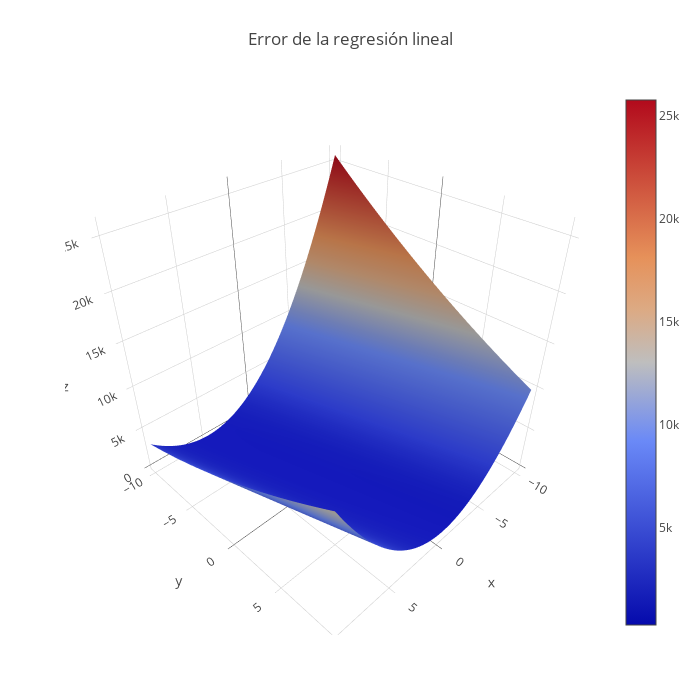

Notebook source saved alongside this figure:
### Markdown cell above
## Representación gráfica

### Code cell
import numpy as np
import plotly.plotly as py
import plotly.graph_objs as go
import plotly


# The grid
m = np.arange(-10, 10, 0.1)
b = np.arange(-10, 10, 0.1)
M, B = np.meshgrid(m, b)

mu, sigma = 0, 1 # mean and standard deviation
noise = np.random.normal(mu, sigma, 10)

X = np.random.rand(10)*5
Y = 2*X + 1 + noise  # m=2, b=1

loss = 0
for x, y in zip(X, Y):
    loss += np.power(((M*x + B) - y), 2)

plotly.offline.init_notebook_mode(connected=True)

data = go.Surface(
        opacity=1,
        x = m,
        y = b,
        z = loss
    )

layout = go.Layout(
    title='Error de la regresión lineal',
    autosize=False,
    width=700,
    height=700,
    margin=dict(
        l=65,
        r=50,
        b=65,
        t=90
    )
)

fig = go.Figure(data=[data], layout=layout)
plotly.offline.iplot(fig)

### Figure 1 — Plotly figure (JSON) as saved in the notebook; plotly's stock layout.template omitted (floating-point values rounded to 4 significant figures; data arrays with more than 128 entries replaced by an {"elided": "..."} marker saying what was removed)
{"data": [{"opacity": 1, "type": "surface", "uid": "1b0772cc-e72a-11e8-bde1-720004cf0000", "x": {"elided": "200 float values"}, "y": {"elided": "200 float values"}, "z": {"elided": "200x200 float values"}}], "layout": {"autosize": false, "height": 700, "margin": {"b": 65, "l": 65, "r": 50, "t": 90}, "title": "Error de la regresión lineal", "width": 700}}
